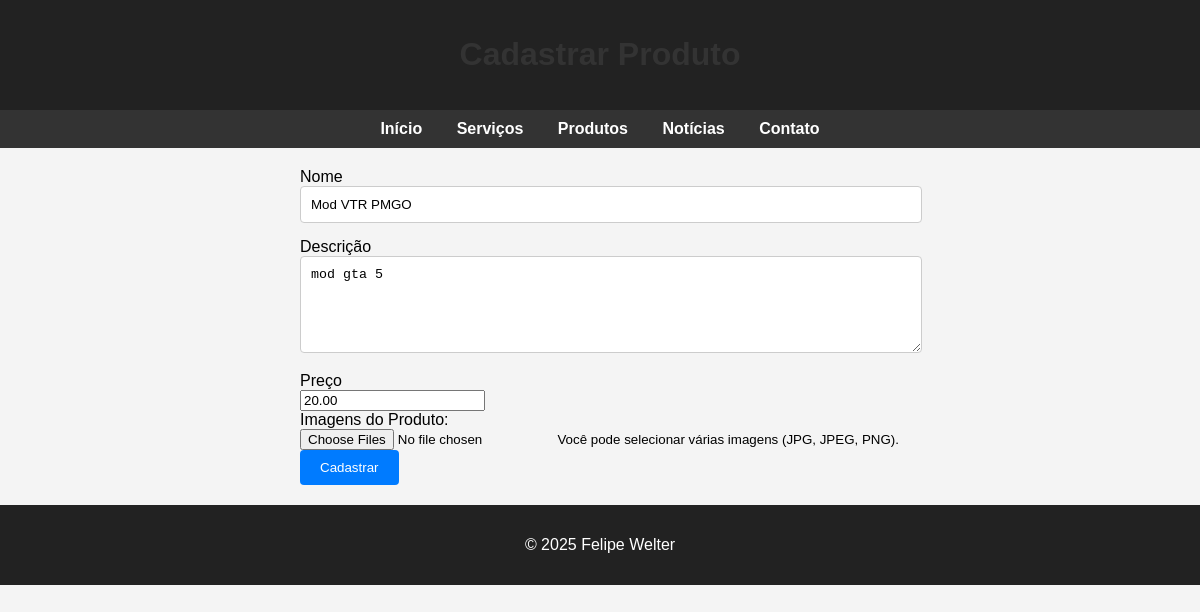
Screenshot of /edit-product/6 (signed in) with the database file from the repository.
### app/models.py (models this page shows)
class Produto(db.Model):
    id = db.Column(db.Integer, primary_key=True)
    nome = db.Column(db.String(100), nullable=False)
    descricao = db.Column(db.Text, nullable=False)
    preco = db.Column(db.Float, nullable=False)
    data_cadastro = db.Column(db.DateTime, default=datetime.utcnow)
    imagens = db.relationship('ImagemProduto', back_populates='produto', cascade='all, delete-orphan')

### app/routes.py (the view, shortened to what this page needs)
@main.route('/edit-product/<int:id>', methods=['GET', 'POST'])
@login_required
def edit_product(id):
    produto = Produto.query.get_or_404(id)
    form = ProdutoForm(obj=produto)
    return render_template('add_product.html', form=form, produto=produto)

### app/forms.py
class ProdutoForm(FlaskForm):
    nome = StringField('Nome', validators=[DataRequired()])
    descricao = TextAreaField('Descrição', validators=[DataRequired()])
    preco = DecimalField('Preço', validators=[DataRequired(), NumberRange(min=0)])
    imagens = MultipleFileField('Imagens', validators=[
        FileAllowed(['jpg', 'jpeg', 'png', 'gif'], 'Apenas arquivos de imagem são permitidos.')
    ])
    submit = SubmitField('Cadastrar')

### app/routes.py (called while the page is built)
def login_required(func):
    from functools import wraps
    @wraps(func)
    def wrapper(*args, **kwargs):
        if 'admin_id' not in session:
            return redirect(url_for('main.login'))
        return func(*args, **kwargs)
    return wrapper

### app/templates/add_product.html (shortened to what this page needs)
<!DOCTYPE html>
<html lang="pt-br">
<head>
</head>
<body>
  <header>
    <h1>Cadastrar Produto</h1>
  </header>
  <nav>
    <a href="{{ url_for('main.home') }}">Início</a>
    <a href="{{ url_for('main.services') }}">Serviços</a>
    <a href="{{ url_for('main.products') }}">Produtos</a>
    <a href="{{ url_for('main.news') }}">Notícias</a>
    <a href="{{ url_for('main.contact') }}">Contato</a>
  </nav>
  <div class="container">
    <form method="POST" enctype="multipart/form-data">
      <div>
        {{ form.nome.label }}<br>
        {{ form.nome(size=40) }}
      </div>
      <div>
        {{ form.descricao.label }}<br>
        {{ form.descricao(rows=5, cols=40) }}
      </div>
      <div>
        {{ form.preco.label }}<br>
        {{ form.preco(step="0.01") }}
      </div>
      <div>
        <label for="imagens">Imagens do Produto:</label><br>
        {{ form.imagens(class_="form-control", multiple=True) }}
        <small>Você pode selecionar várias imagens (JPG, JPEG, PNG).</small>
      </div>
      <div>
        {{ form.submit(class_="btn btn-primary") }}
      </div>
    </form>
  </div>
  <footer>
    <p>&copy; 2025 Felipe Welter</p>
  </footer>
</body>
</html>

### app/templates/style.html (style rules this page uses)
body { background-color: #f4f4f4; font-family: Arial, sans-serif; margin: 0; padding: 0; }
header, footer { background-color: #222; color: #fff; text-align: center; padding: 15px; }
nav { background-color: #333; padding: 10px; text-align: center; }
nav a { color: #fff; margin: 0 15px; text-decoration: none; font-weight: bold; }
.container { padding: 20px; }
h1, h2 { color: #333; }
form { max-width: 600px; margin: auto; }
input[type="text"], textarea { width: 100%; padding: 10px; margin-bottom: 15px; border: 1px solid #ccc; border-radius: 4px; }
input[type="submit"], button { background-color: #007BFF; color: white; border: none; padding: 10px 20px; border-radius: 4px; cursor: pointer; }

### rows the page displays
Produto: nome "Mod VTR PMGO", descricao "mod gta 5", preco "20.00"
